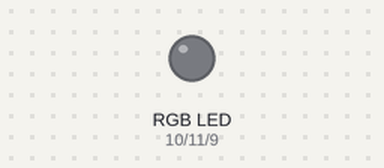
Recording of a sketch running on a simulated Arduino Uno, built with avr-gcc and run on an emulated ATmega328P. Shown: an RGB LED mixed from three pins (HIGH = lit). Dim RGB values are drawn brighter than linear; random numbers use the default seed unless the sketch sets one.

Above: at 0.15 s.
At 4.9 s:
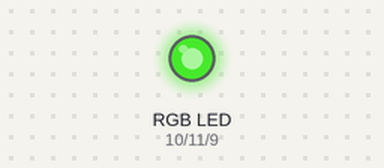
At 9.3 s:
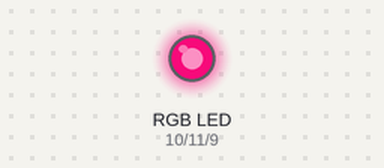
At 17.3 s:
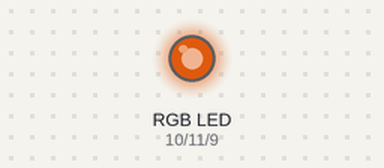
At 24.2 s:
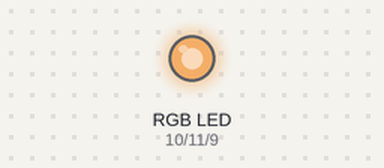
At 35.6 s:
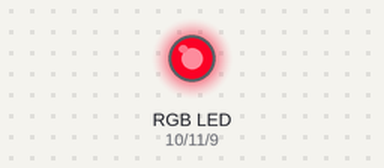
Timing chart, 0 to 40.0 s (numbered marks = the images above):
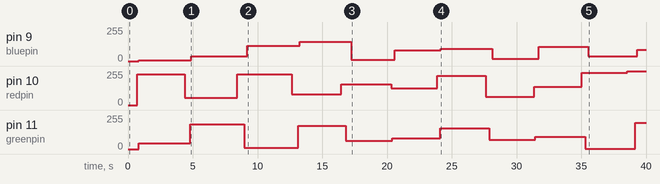

The sketch:

smd_rgb.ino
```cpp
int greenpin = 11; //select the pin for the red LED
int redpin =10;// select the pin for the green LED
int bluepin =9; // select the pin for the  blue LED

int oldRed, oldGreen, oldBlue;

int val;
void setup() {
  pinMode(redpin, OUTPUT); pinMode(bluepin, OUTPUT); pinMode(greenpin, OUTPUT); Serial.begin(9600);
}
void loop()
{
  //cycle('r');
  //cycle('g');
  //cycle('b');
  //randomize(3000);
  smoothRandomize(3000);
}

void smoothRandomize(int waitAfter)
{
  int newRed = rand() % 255;
  int newGreen = rand() % 255;
  int newBlue = rand() % 255;
  smoothColor('r', oldRed, newRed, 3);
  smoothColor('g', oldGreen, newGreen, 3);
  smoothColor('b', oldBlue, newBlue, 3);
  oldRed = newRed;
  oldGreen = newGreen;
  oldBlue = newBlue;
  delay(waitAfter);
}

void randomize(int increment)
{
  writeRed(rand() % 255);
  writeGreen(rand() % 255);
  writeBlue(rand() % 255);
  delay(increment);
}

void smoothColor(char color, int oldVal, int newVal, int spd)
{
  for (val = oldVal; val != newVal; (oldVal > newVal ? val-- : val++) )
  {
    switch (color){
      case 'r':
        writeRed(val);
        break;
      case 'g':
        writeGreen(val);
        break;
      case 'b':
        writeBlue(val);
        break;
      }
    delay(spd);
  }
}

void cycle(char color)
{
  for (val = 0; val < 255; val++)
  {
    switch (color){
      case 'r':
        writeRed(val);
        break;
      case 'g':
        writeGreen(val);
        break;
      case 'b':
        writeBlue(val);
        break;
      }
    delay(10);
  }
  for (val = 255; val > 0; val--)
  {
    switch (color){
      case 'r':
        writeRed(val);
        break;
      case 'g':
        writeGreen(val);
        break;
      case 'b':
        writeBlue(val);
        break;
      }
    delay(10);
  }
}

void writeRed(int val)
{
  analogWrite(redpin, val);
}
void writeGreen(int val)
{
  analogWrite(greenpin, val);
}
void writeBlue(int val)
{
  analogWrite(bluepin, val);
}
```

Measured:
- by itself, pin 9 (bluepin): 0/255 → 5/255 at 0.85 s, → 34/255 4.0 s later, → 113/255 4.3 s later, → 144/255 4.0 s later, … (11 changes in this stretch)
- by itself, pin 10 (redpin): 0/255 → 231/255 at 0.70 s, → 55/255 3.7 s later, → 229/255 4.0 s later, → 82/255 4.2 s later, … (11 changes in this stretch)
